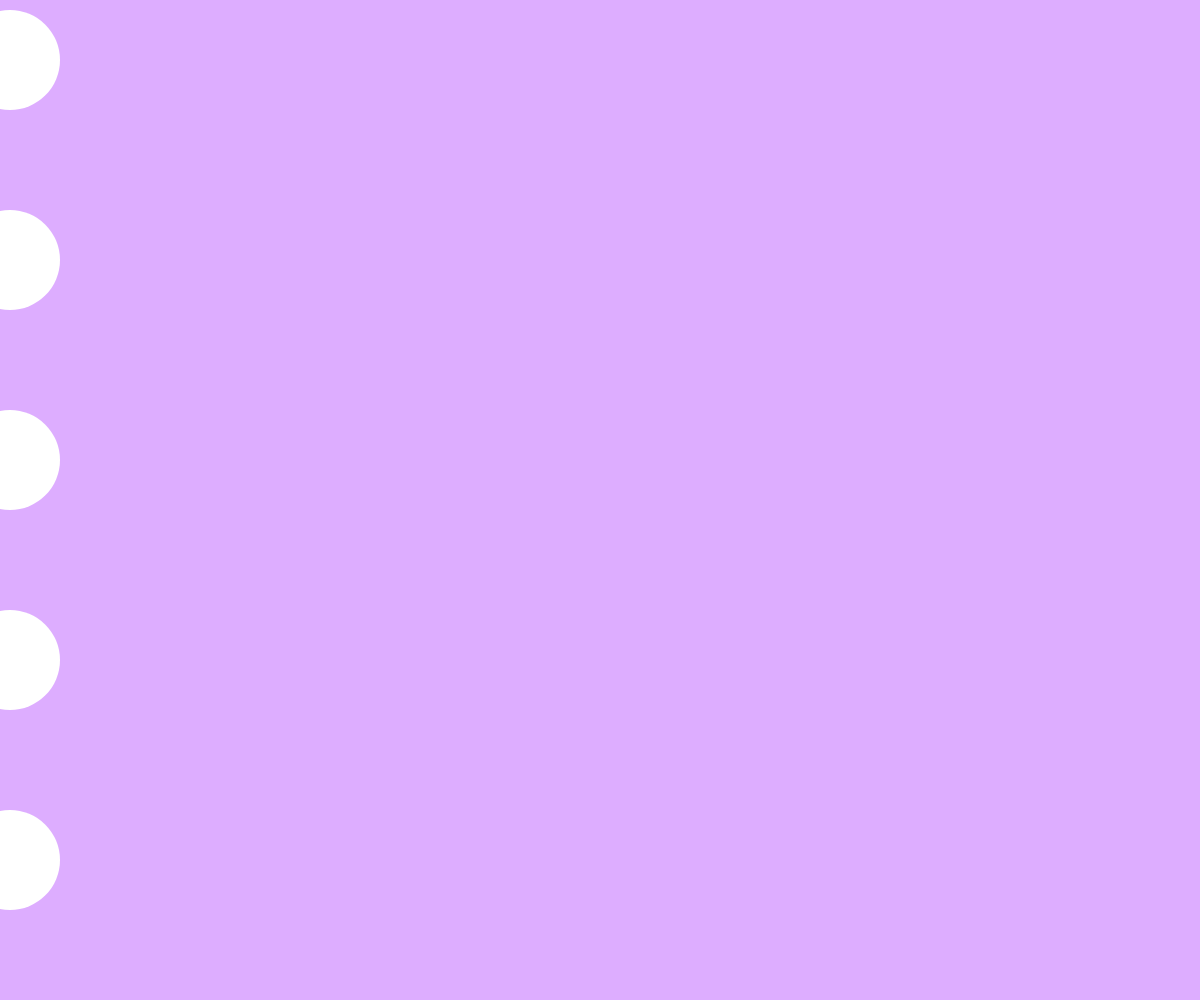
Frame 1 (no input)
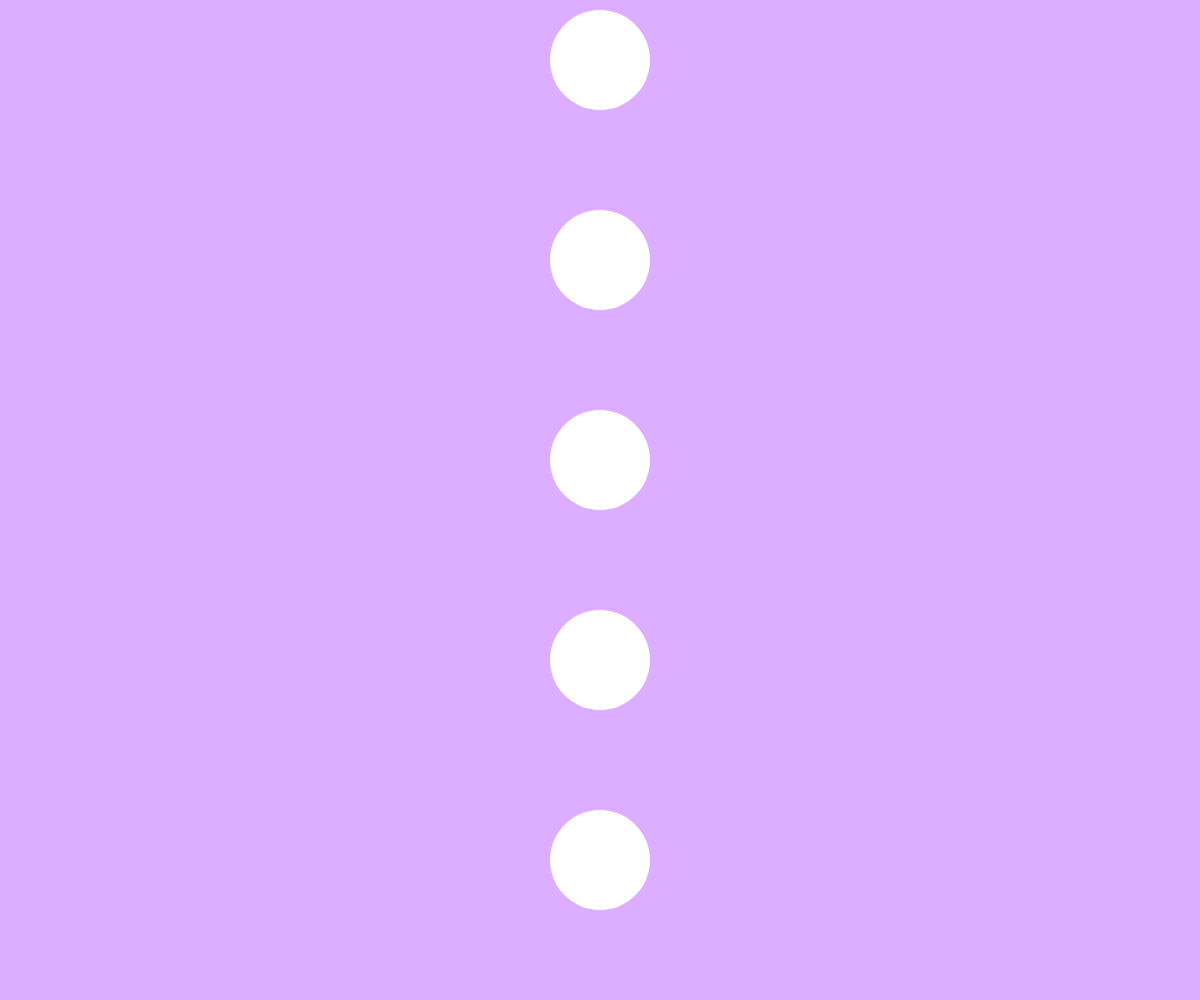
Frame 60 (no input)
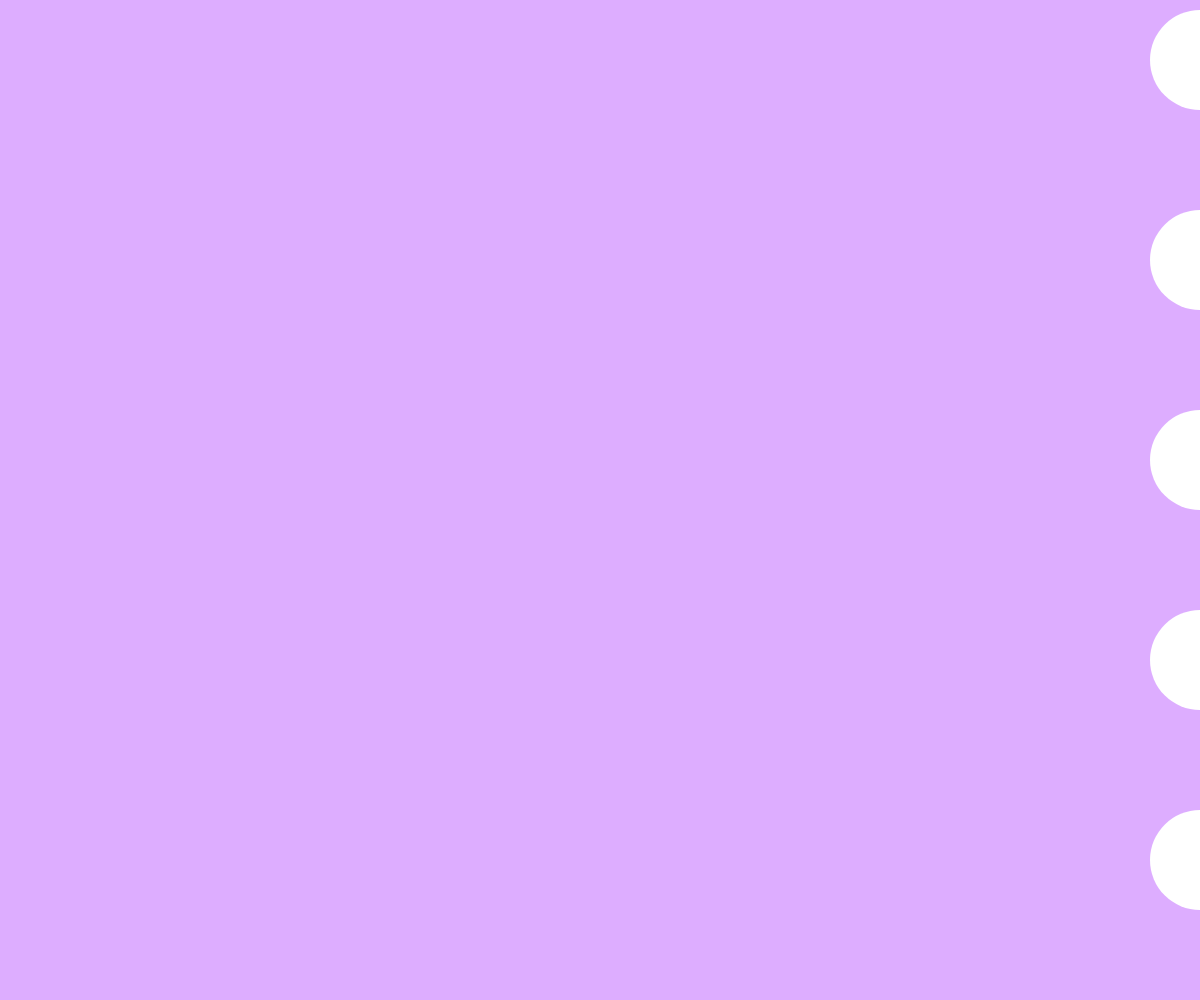
Frame 120 (the mouse pressed at the canvas centre since frame 60)

The p5.js sketch that drew these frames (run headless with seeded random() and noise() and a simulated clock; from frame 60 on, the mouse is pressed at the canvas centre):

// p5.js sketch
// ── sketch.js
let circleX = 0
let i = 0

function setup() {
  createCanvas(windowWidth, windowHeight)
}

function draw(){
  background("#ddadff")
  fill(255,255,255)

  noStroke()
  if(circleX < windowWidth && i<windowWidth ){
    circleX += 10
    i += 10
      }
  else {
    circleX -= 10
    if (circleX == 0){
      i -= windowWidth
    }
  }
  for (let h = 60; h<windowHeight; h+=(windowHeight/5)){
    ellipse(circleX,h,100)
  }

}
